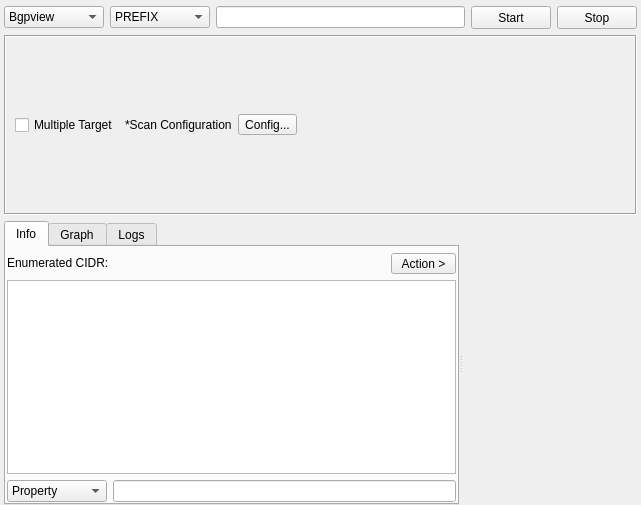
<?xml version="1.0" encoding="UTF-8"?>
<ui version="4.0">
 <class>CidrTool</class>
 <widget class="QWidget" name="CidrTool">
  <property name="geometry">
   <rect>
    <x>0</x>
    <y>0</y>
    <width>641</width>
    <height>505</height>
   </rect>
  </property>
  <property name="windowTitle">
   <string>CIDR Tool</string>
  </property>
  <layout class="QVBoxLayout" name="verticalLayout_3">
   <property name="leftMargin">
    <number>4</number>
   </property>
   <property name="topMargin">
    <number>6</number>
   </property>
   <property name="rightMargin">
    <number>4</number>
   </property>
   <property name="bottomMargin">
    <number>0</number>
   </property>
   <item>
    <layout class="QHBoxLayout" name="horizontalLayout_2">
     <item>
      <widget class="QComboBox" name="comboBoxEngine">
       <property name="minimumSize">
        <size>
         <width>100</width>
         <height>0</height>
        </size>
       </property>
       <item>
        <property name="text">
         <string>Bgpview</string>
        </property>
       </item>
      </widget>
     </item>
     <item>
      <widget class="QComboBox" name="comboBoxOption">
       <property name="minimumSize">
        <size>
         <width>100</width>
         <height>0</height>
        </size>
       </property>
       <item>
        <property name="text">
         <string>PREFIX</string>
        </property>
       </item>
      </widget>
     </item>
     <item>
      <widget class="QLineEdit" name="lineEditTarget"/>
     </item>
     <item>
      <widget class="QPushButton" name="buttonStart">
       <property name="minimumSize">
        <size>
         <width>75</width>
         <height>23</height>
        </size>
       </property>
       <property name="text">
        <string>Start</string>
       </property>
      </widget>
     </item>
     <item>
      <widget class="QPushButton" name="buttonStop">
       <property name="minimumSize">
        <size>
         <width>75</width>
         <height>23</height>
        </size>
       </property>
       <property name="text">
        <string>Stop</string>
       </property>
      </widget>
     </item>
    </layout>
   </item>
   <item>
    <widget class="QFrame" name="frame">
     <property name="frameShape">
      <enum>QFrame::Box</enum>
     </property>
     <property name="frameShadow">
      <enum>QFrame::Sunken</enum>
     </property>
     <layout class="QHBoxLayout" name="horizontalLayout">
      <item>
       <widget class="QCheckBox" name="checkBoxMultipleTargets">
        <property name="text">
         <string>Multiple Target</string>
        </property>
       </widget>
      </item>
      <item>
       <widget class="QLabel" name="label_2">
        <property name="text">
         <string>*Scan Configuration</string>
        </property>
       </widget>
      </item>
      <item>
       <widget class="QToolButton" name="buttonConfig">
        <property name="text">
         <string>Config...</string>
        </property>
       </widget>
      </item>
      <item>
       <spacer name="horizontalSpacer">
        <property name="orientation">
         <enum>Qt::Horizontal</enum>
        </property>
        <property name="sizeHint" stdset="0">
         <size>
          <width>40</width>
          <height>20</height>
         </size>
        </property>
       </spacer>
      </item>
     </layout>
    </widget>
   </item>
   <item>
    <widget class="QSplitter" name="splitter">
     <property name="orientation">
      <enum>Qt::Horizontal</enum>
     </property>
     <widget class="QTabWidget" name="tabWidget">
      <property name="currentIndex">
       <number>0</number>
      </property>
      <widget class="QWidget" name="tabInfo">
       <attribute name="title">
        <string>Info</string>
       </attribute>
       <layout class="QVBoxLayout" name="verticalLayout">
        <property name="leftMargin">
         <number>1</number>
        </property>
        <property name="topMargin">
         <number>6</number>
        </property>
        <property name="rightMargin">
         <number>1</number>
        </property>
        <property name="bottomMargin">
         <number>1</number>
        </property>
        <item>
         <layout class="QHBoxLayout" name="horizontalLayout_3">
          <item>
           <widget class="QLabel" name="label_3">
            <property name="sizePolicy">
             <sizepolicy hsizetype="Maximum" vsizetype="Maximum">
              <horstretch>0</horstretch>
              <verstretch>0</verstretch>
             </sizepolicy>
            </property>
            <property name="text">
             <string>Enumerated CIDR:</string>
            </property>
           </widget>
          </item>
          <item>
           <widget class="QLabel" name="labelResultsCount">
            <property name="sizePolicy">
             <sizepolicy hsizetype="Preferred" vsizetype="Preferred">
              <horstretch>0</horstretch>
              <verstretch>0</verstretch>
             </sizepolicy>
            </property>
            <property name="text">
             <string/>
            </property>
           </widget>
          </item>
          <item>
           <widget class="QToolButton" name="buttonAction">
            <property name="minimumSize">
             <size>
              <width>65</width>
              <height>20</height>
             </size>
            </property>
            <property name="text">
             <string>Action &gt;</string>
            </property>
           </widget>
          </item>
         </layout>
        </item>
        <item>
         <widget class="QTreeView" name="treeResults">
          <property name="acceptDrops">
           <bool>false</bool>
          </property>
          <property name="alternatingRowColors">
           <bool>true</bool>
          </property>
          <property name="selectionMode">
           <enum>QAbstractItemView::SingleSelection</enum>
          </property>
          <attribute name="headerCascadingSectionResizes">
           <bool>true</bool>
          </attribute>
          <attribute name="headerMinimumSectionSize">
           <number>220</number>
          </attribute>
          <attribute name="headerDefaultSectionSize">
           <number>220</number>
          </attribute>
          <attribute name="headerHighlightSections">
           <bool>true</bool>
          </attribute>
         </widget>
        </item>
        <item>
         <layout class="QHBoxLayout" name="horizontalLayout_4">
          <item>
           <widget class="QComboBox" name="comboBoxFilter">
            <property name="minimumSize">
             <size>
              <width>100</width>
              <height>0</height>
             </size>
            </property>
            <item>
             <property name="text">
              <string>Property</string>
             </property>
            </item>
            <item>
             <property name="text">
              <string>Value</string>
             </property>
            </item>
           </widget>
          </item>
          <item>
           <widget class="QLineEdit" name="lineEditFilter"/>
          </item>
         </layout>
        </item>
       </layout>
      </widget>
      <widget class="QWidget" name="tabGraph">
       <attribute name="title">
        <string>Graph</string>
       </attribute>
      </widget>
      <widget class="QWidget" name="tabLogs">
       <attribute name="title">
        <string>Logs</string>
       </attribute>
       <layout class="QVBoxLayout" name="verticalLayout_2">
        <property name="leftMargin">
         <number>1</number>
        </property>
        <property name="topMargin">
         <number>6</number>
        </property>
        <property name="rightMargin">
         <number>1</number>
        </property>
        <property name="bottomMargin">
         <number>1</number>
        </property>
        <item>
         <widget class="QPlainTextEdit" name="plainTextEditLogs"/>
        </item>
       </layout>
      </widget>
     </widget>
     <widget class="InputWidget" name="targets" native="true">
      <property name="minimumSize">
       <size>
        <width>0</width>
        <height>150</height>
       </size>
      </property>
     </widget>
    </widget>
   </item>
  </layout>
 </widget>
 <customwidgets>
  <customwidget>
   <class>InputWidget</class>
   <extends>QWidget</extends>
   <header>src/widgets/InputWidget.h</header>
   <container>1</container>
  </customwidget>
 </customwidgets>
 <resources/>
 <connections/>
</ui>
